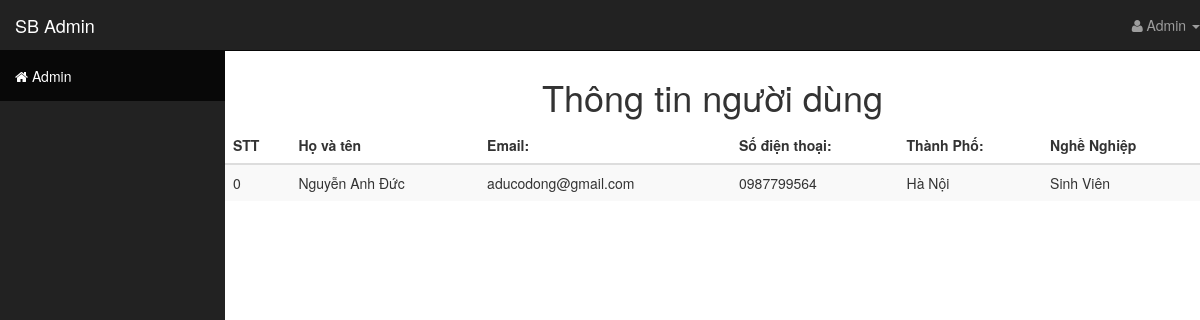
Page /view.php on the earlier database version.
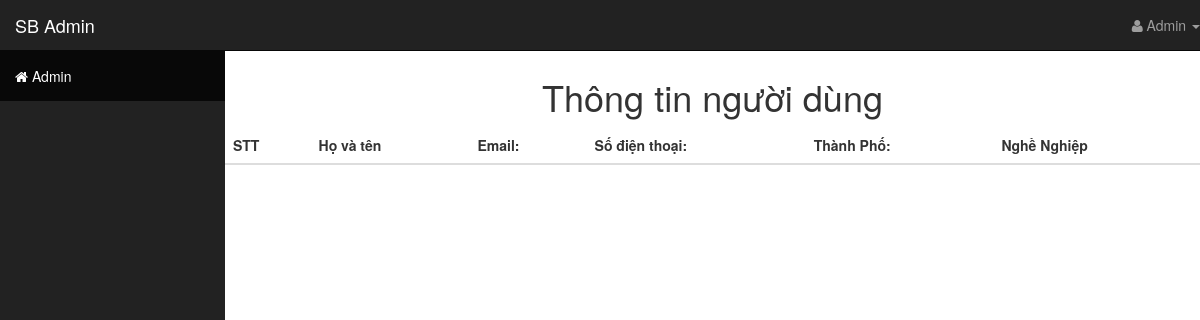
Same page on the later database version.
### tables this page shows
CREATE TABLE `user` (
  `us_id` int(10) NOT NULL,
  `us_name` varchar(50) NOT NULL,
  `us_email` varchar(50) NOT NULL,
  `us_phone` varchar(20) NOT NULL,
  `us_city` varchar(50) NOT NULL,
  `us_career` varchar(50) NOT NULL,
  `us_resDate` date NOT NULL DEFAULT current_timestamp(),
  `avatar` varchar(255) DEFAULT NULL
);

### view.php (the view, shortened to what this page needs)
<!DOCTYPE html>
<html lang="en">
<head>
    <link href="./public/css/bootstrap.min.css" rel="stylesheet">
    <link href="./public/css/sb-admin.css" rel="stylesheet">
    <link href="./public/css/plugins/morris.css" rel="stylesheet">
    <link href="./public/font-awesome/css/font-awesome.min.css" rel="stylesheet" type="text/css">
    <link href="./public/css/sb-admin.css" rel="stylesheet">
    <link rel="stylesheet" href="./public/font-awesome/css/font-awesome.min.css">
    <link rel="stylesheet" href="http://cdn.oesmith.co.uk/morris-0.4.3.min.css">
</head>
<body>
<div id="wrapper">
      <nav class="navbar navbar-inverse navbar-fixed-top" role="navigation">
        <div class="navbar-header">
          <a class="navbar-brand" href="index.html">SB Admin</a>
        </div>
        <div class="collapse navbar-collapse navbar-ex1-collapse">
          <ul class="nav navbar-nav side-nav">
            <li class="active"><a href="index.html"><i class="fa fa-home"></i> Admin</a></li>
          </ul>
          <ul class="nav navbar-nav navbar-right navbar-user">
            <li class="dropdown user-dropdown">
              <a href="#" class="dropdown-toggle" data-toggle="dropdown"><i class="fa fa-user"></i> Admin <b class="caret"></b></a>
            </li>
          </ul>
        </div>
      </nav>
      <form action="" >
        <h1 style="text-align: center; padding-top:27px ;">Thông tin người dùng</h1>
        <div class="bd-example">
          <table class="table table-striped table-hover">
              <thead>
            <tr>
              <th scope="col">STT</th>
              <th scope="col">Họ và tên</th>
              <th scope="col">Email:</th>
              <th scope="col">Số điện thoại:</th>
              <th scope="col">Thành Phố:</th>
              <th scope="col">Nghề Nghiệp</th>
            </tr>
          </thead>
          <tbody>
                            <?php
                            $conn=mysqli_connect('localhost','root','','thicuoiki');
                            $us_id = $_GET['us_id'];
                            $sql="SELECT* FROM user where us_id = '$us_id'";
                            $result = mysqli_query($conn,$sql);
                            if(mysqli_num_rows($result)>0){
                               $row = mysqli_fetch_assoc($result)
                            ?>
                                    <tr>
                                        <td scope="row"><?php echo $row['us_id'] ?></td>
                                        <td><?php echo $row['us_name'] ?></td>
                                        <td><?php echo $row['us_email'] ?></td>
                                        <td><?php echo $row['us_phone'] ?></td>
                                        <td><?php echo $row['us_city'] ?></td>
                                        <td><?php echo $row['us_career'] ?> </td>
                                    </tr>
                            <?php
                                }
                             ?>
          </tbody>
          </table>
        </div>
      </form>
    </div>
  </body>
</html>

Differences in the rows shown:
removed user: us_id "0", us_name "Nguyễn Anh Đức", us_email "aducodong@gmail.com", us_phone "0987799564", us_city "Hà Nội", us_career "Sinh Viên"
